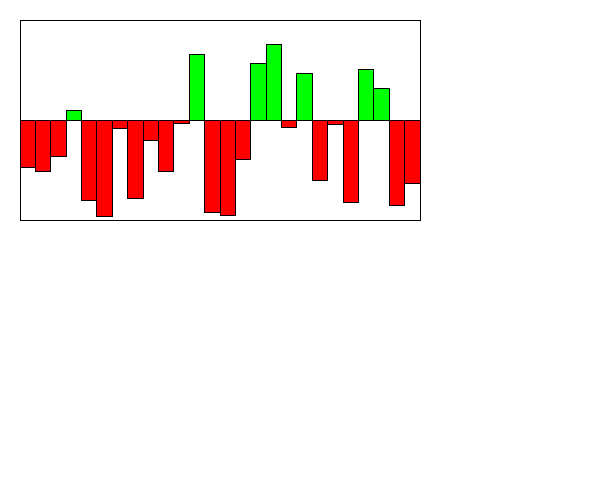
Frame 1 (no input)
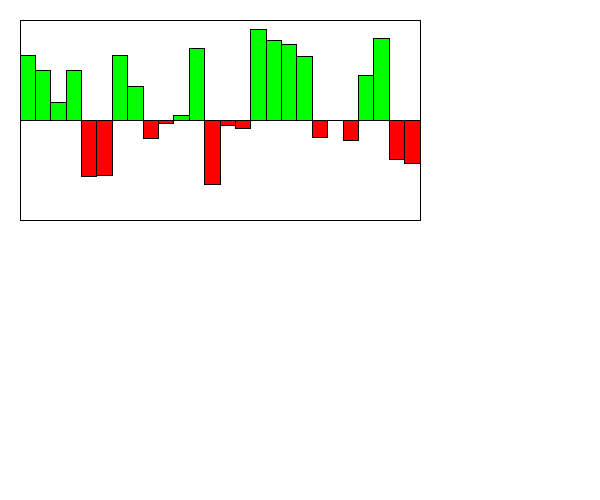
Frame 60 (the mouse pressed at the canvas centre just before this capture)
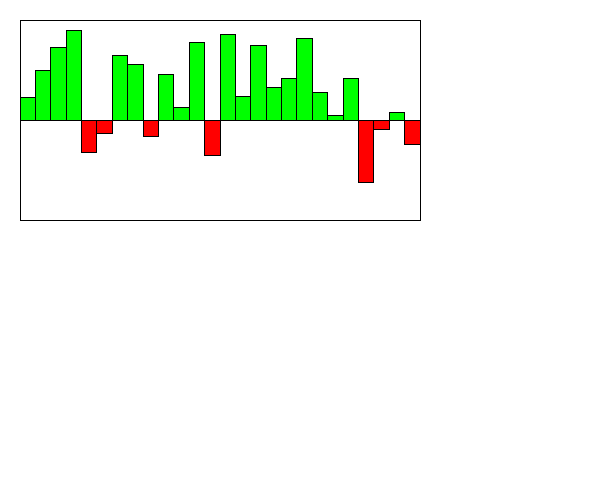
Frame 120 (the mouse held since frame 60 and released just before this capture)

The Processing sketch that drew these frames (run headless with seeded random() and noise(); from frame 60 on, the mouse is pressed at the canvas centre):

// Processing sketch: Section_1
// ── Section_1.pde
int MAX_VALUE = 100;
int MIN_VALUE = -100;
Visualizer v;

/*You are simulating a visualizer of multiple values
 You need to create a display method first. 
 Then you can make a method that changes the values each time the update is called. 
 */
class Visualizer {
  float x, y, boxX, boxY;
  int size;
  float [] values;
  float [] speeds;
  Visualizer(float x, float y) {
    this.x = x;
    this.y = y;
    size = int(random(1, 41));
    values = new float[size];
    speeds = new float[size];
    for (int i = 0; i < values.length; i++) {
      values[i] = random(-99,99);
      speeds[i] = random(2);
    }
  }

  void display(float a, float b) {
    //draw the bars equally spaced inside this box. 
    //You can assume 10, but it would be even better 
    //if you could modify it to be larger increments.
    boxX = a;
    boxY = b;
    fill(255);
    rect(x, y, boxX, boxY);
    //This is a 200x400 box.
    //The width of the visualizer is 400! This rect is the border

    //the line is the 0 y-value, the top is 100, the bottom is -100
    line(x, y+(boxY/2), x+(boxX/2), y+(boxY/2));

    //You need to use a loop. You need to make the HEIGHT of the bars 
    //the values in the array.
    //Negative values are red, and go below the line.
    //Positive values are green and go above the line.
    //???WRITE THIS METHOD FIRST!!!
    
    float w = 0;
    float change = boxX/(values.length);
    for (int i = 0; i < values.length; i++) {
      if (values[i] < 0) {
        fill(255, 0, 0);
        rect(x+w, y+(boxY/2), change, -values[i]);
      }else {
        fill(0, 255, 0);
        rect(x+w, y+((boxY/2)-values[i]), change, values[i]);
      }
      w+=change;
    }

    //Width of the visualizer is 400!

  
  }
  void update() {
    //???WRITE THIS METHOD SECOND!!!
    for (int i = 0; i < values.length; i++) {
      values[i] += speeds[i]; //the speed updates the values. Do not touch this.
      //??? keep them values between max/min value so they stay in the box.
      //??? reverse the speeds so the bar oscillates up/down when it reaches max/min
      if (values[i] >= (boxY/2) || values[i] <= -1*(boxY/2)) {
        speeds[i] = -1*speeds[i];
      }
    }
  }
}

void setup() {
  size(600, 500);
  v = new Visualizer(20, 20);
}
void draw() {
  background(255);
  v.display(400, 200);
  v.update();
}
